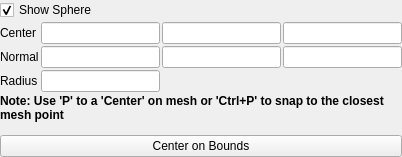
<?xml version="1.0" encoding="UTF-8"?>
<ui version="4.0">
 <class>SpherePropertyWidget</class>
 <widget class="QWidget" name="SpherePropertyWidget">
  <property name="geometry">
   <rect>
    <x>0</x>
    <y>0</y>
    <width>402</width>
    <height>157</height>
   </rect>
  </property>
  <property name="windowTitle">
   <string>Form</string>
  </property>
  <layout class="QGridLayout" name="gridLayout">
   <property name="margin">
    <number>0</number>
   </property>
   <property name="spacing">
    <number>2</number>
   </property>
   <item row="0" column="0" colspan="2">
    <widget class="QCheckBox" name="show3DWidget">
     <property name="toolTip">
      <string>Enable/disable showing the interactive sphere widget in the 3D render view.</string>
     </property>
     <property name="text">
      <string>Show Sphere</string>
     </property>
     <property name="checked">
      <bool>true</bool>
     </property>
    </widget>
   </item>
   <item row="1" column="0">
    <widget class="QLabel" name="centerLabel">
     <property name="text">
      <string>Center</string>
     </property>
    </widget>
   </item>
   <item row="1" column="1">
    <widget class="pqDoubleLineEdit" name="centerX"/>
   </item>
   <item row="1" column="2">
    <widget class="pqDoubleLineEdit" name="centerY"/>
   </item>
   <item row="1" column="3">
    <widget class="pqDoubleLineEdit" name="centerZ"/>
   </item>
   <item row="2" column="0">
    <widget class="QLabel" name="normalLabel">
     <property name="text">
      <string>Normal</string>
     </property>
    </widget>
   </item>
   <item row="2" column="1">
    <widget class="pqDoubleLineEdit" name="normalX"/>
   </item>
   <item row="2" column="2">
    <widget class="pqDoubleLineEdit" name="normalY"/>
   </item>
   <item row="2" column="3">
    <widget class="pqDoubleLineEdit" name="normalZ"/>
   </item>
   <item row="3" column="0">
    <widget class="QLabel" name="radiusLabel">
     <property name="text">
      <string>Radius</string>
     </property>
    </widget>
   </item>
   <item row="3" column="1">
    <widget class="pqDoubleLineEdit" name="radius"/>
   </item>
   <item row="4" column="0" colspan="4">
    <widget class="QLabel" name="pickLabel">
     <property name="font">
      <font>
       <weight>75</weight>
       <bold>true</bold>
      </font>
     </property>
     <property name="text">
      <string>Note: Use 'P' to a 'Center' on mesh or 'Ctrl+P' to snap to the closest mesh point</string>
     </property>
     <property name="alignment">
      <set>Qt::AlignLeading|Qt::AlignLeft|Qt::AlignTop</set>
     </property>
     <property name="wordWrap">
      <bool>true</bool>
     </property>
    </widget>
   </item>
   <item row="5" column="0" colspan="4">
    <widget class="QPushButton" name="centerOnBounds">
     <property name="text">
      <string>Center on Bounds</string>
     </property>
    </widget>
   </item>
  </layout>
 </widget>
 <customwidgets>
  <customwidget>
   <class>pqDoubleLineEdit</class>
   <extends>QLineEdit</extends>
   <header>pqDoubleLineEdit.h</header>
  </customwidget>
 </customwidgets>
 <resources/>
 <connections/>
</ui>
